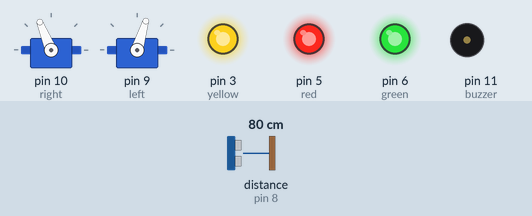
Bench run of a sketch on a simulated Arduino Uno, built with avr-gcc and run on an emulated ATmega328P. Parts: 2 × servo, output pins drawn as LEDs (lit = HIGH), buzzer (waves = sounding). The inputs (shaded band) are chosen by the test bench; at power-on: distance to the obstacle (sensor on pin 8) 80 cm. The echo pulse lasts 58.3 µs per cm.

Above: at 0.92 s.
1.4 s: distance to the obstacle (sensor on pin 8) set to 2 cm
At 1.9 s:
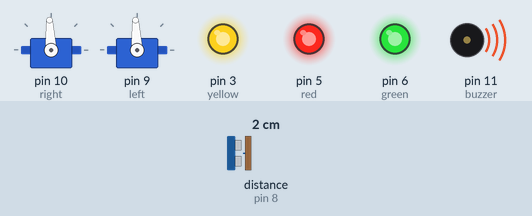
3.1 s: distance to the obstacle (sensor on pin 8) set to 12 cm
4.6 s: distance to the obstacle (sensor on pin 8) set to 16 cm
At 4.78 s:
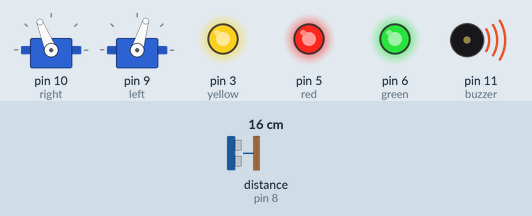
7.7 s: distance to the obstacle (sensor on pin 8) set to 120 cm
At 7.82 s:
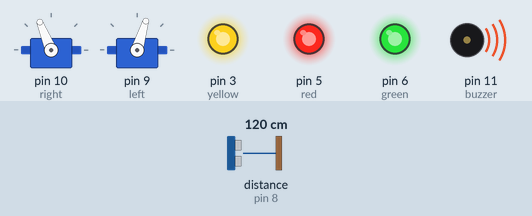
10.8 s: distance to the obstacle (sensor on pin 8) set to 4 cm
12.3 s: distance to the obstacle (sensor on pin 8) set to 18 cm
At 13.47 s:
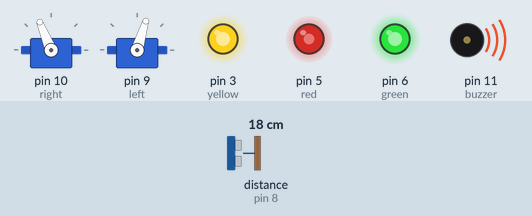
Timing chart, 0 to 13.4 s (numbered marks = the images above; inputs shaded):
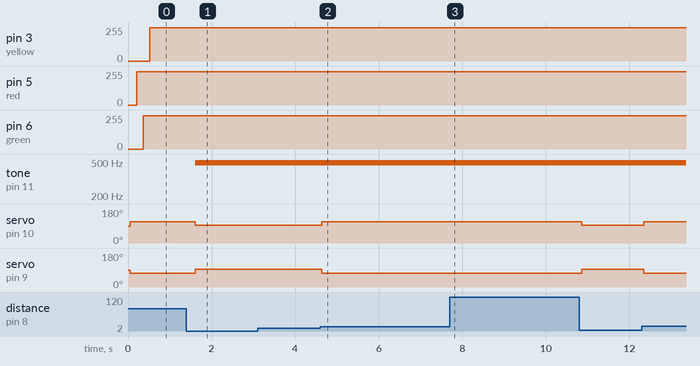

Measured:
- the behaviour switches between 14 and 15 cm on distance to the obstacle (sensor on pin 8) (found by bisection; images 1 and 2)
- after the input at 1.4 s, tone on pin 11 (buzzer): silent → 490 Hz after 0.21 s; servo on pin 10 (right): 112° → 93° after 0.21 s; servo on pin 9 (left): 73° → 93° after 0.21 s
- after the input at 4.6 s, servo on pin 10 (right): 93° → 112° at once; servo on pin 9 (left): 93° → 73° at once
- after the input at 7.7 s, pin 6 (green): stays 250/255 (without the input it goes to 10/255 after 1.3 s)
- after the input at 12.3 s, servo on pin 10 (right): 93° → 112° at once; servo on pin 9 (left): 93° → 73° at once

The sketch:

User_Program4_2.ino
```cpp
/*Software 1073 Arduino BoeBots
User Program
Method stubs are pre-made. add your own code to complete the challenge!

Program Task: Have the robot cycle the leds while driving, but if it sees a wall, stop and beep the buzzer
Feel free to view the example program within the same folder if you need help!
*/
#include <Servo.h>;
#include <NewPing.h>;

#define TRIGGER_PIN  12
#define ECHO_PIN     8
#define MAX_DISTANCE 200

Servo right;
Servo left;
int red = 5;
int green = 6;
int yellow = 3;
int delTime = 50;
int threshHold = 15;
int buzzer = 11;
int delayTime = 1;
NewPing sonar(TRIGGER_PIN, ECHO_PIN, MAX_DISTANCE);


void setup(){
  pinMode(red, OUTPUT);
  pinMode(green, OUTPUT);
  pinMode(yellow, OUTPUT);
  pinMode(buzzer, OUTPUT);
  right.attach(10);
  left.attach(9);

}

int getDistance (){
  delay(delTime);
  unsigned int uS = sonar.ping();
  unsigned int cmDist = uS / US_ROUNDTRIP_CM;
  return cmDist;
}

void cycle(int led){
  for(int i = 0; i < 255; i += 5){
    analogWrite(led, i);
    delay(1);
  }
  for(int j = 0; j < 255; j += 5){
    analogWrite(led, j);
    delay(1);
  }
  for(int k = 0; k < 255; k += 5){
    analogWrite(led, k);
    delay(1);
  }
}

void Drive (){
  if (threshHold <= getDistance()){
    right.writeMicroseconds(1700);
    left.writeMicroseconds(1300);
    analogWrite(buzzer, 0);
    cycle(red);
    cycle(green);
    cycle(yellow);
  }
  else {
   right.writeMicroseconds(1500);
   left.writeMicroseconds(1500);
   analogWrite(buzzer, 5);
  }

}

void loop(){
 Drive();
}
```
